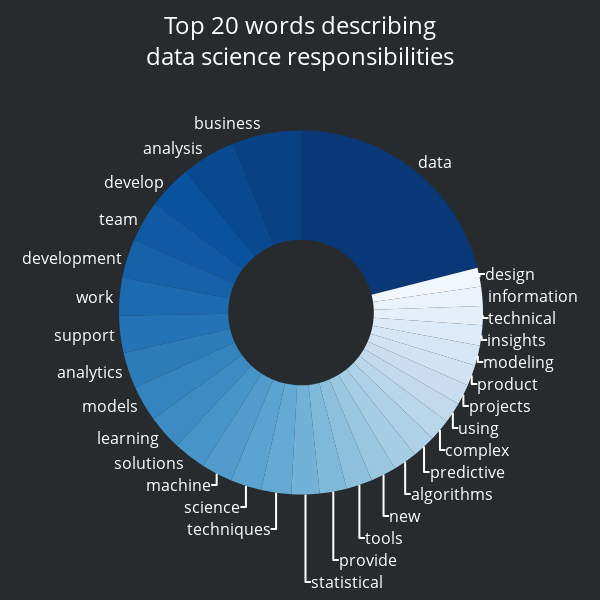

Here is the notebook cell this chart was saved with:
### Code cell
# create unique list of job types for dropdown menu
job_types = df_word_count_res['job_type'].unique().tolist()

from plotly.subplots import make_subplots
pal = list(sns.color_palette(palette='Blues_r', n_colors=30).as_hex())

# add the pie chart to the figure
fig = go.Figure(go.Pie(labels=df_word_count_res[df_word_count_res['job_type'] == job_types[1]]['word'],
                     values=df_word_count_res[df_word_count_res['job_type'] == job_types[1]]['frequency'],
                     textposition='outside', 
                     hole=.4,
                     insidetextorientation='auto',
                     hovertemplate='percent=%{percent:.0%}<br>frequency=%{value}',
                     marker=dict(colors=pal),
                     showlegend=False,
                     #title='Data Analysis',
                     texttemplate="%{label}"))

# set the layout options for the entire figure
fig.update_layout(
    title={
        'text': f"Top 20 words describing<br>data science responsibilities",
        'x': 0.50,
        'y': 0.96,
        'xanchor': 'center',
        'yanchor': 'top',
        'pad': {'r': 10, 't': 10, 'b':80},
        'font': {'size': 24}
    },
    width=600,
    height=600,
    margin=dict(t=130),
    plot_bgcolor = "#272b2e",
    paper_bgcolor = "#272b2e",
    font=dict(size = 16, color = 'white')
)

fig.show()
fig.write_html('../images/donut_chart2.html')

### Figure 1 — Plotly figure (JSON) as saved in the notebook; plotly's stock layout.template omitted (floating-point values rounded to 4 significant figures)
{"data": [{"hole": 0.4, "hovertemplate": "percent=%{percent:.0%}<br>frequency=%{value}", "insidetextorientation": "auto", "labels": ["data", "business", "analysis", "develop", "team", "development", "work", "support", "analytics", "models", "learning", "solutions", "machine", "science", "techniques", "statistical", "provide", "tools", "new", "algorithms", "predictive", "complex", "using", "projects", "product", "modeling", "insights", "technical", "information", "design"], "marker": {"colors": ["#083877", "#084184", "#084990", "#09529d", "#0f5aa3", "#1562a9", "#1c6ab0", "#2373b6", "#2c7cba", "#3484bf", "#3c8cc3", "#4695c8", "#519ccc", "#5ba3d0", "#65aad4", "#72b2d8", "#7fb9da", "#8cc0dd", "#99c7e0", "#a5cde3", "#afd1e7", "#b9d6ea", "#c3daee", "#cbdef1", "#d1e2f3", "#d7e6f5", "#ddeaf7", "#e4eff9", "#eaf3fb", "#f1f7fd"]}, "showlegend": false, "textposition": "outside", "texttemplate": "%{label}", "type": "pie", "values": [482, 140, 110, 89, 84, 79, 77, 75, 73, 73, 71, 66, 64, 63, 61, 57, 55, 53, 52, 49, 48, 44, 42, 42, 42, 41, 41, 39, 39, 38]}], "layout": {"font": {"color": "white", "size": 16}, "height": 600, "margin": {"t": 130}, "paper_bgcolor": "#272b2e", "plot_bgcolor": "#272b2e", "title": {"font": {"size": 24}, "pad": {"b": 80, "r": 10, "t": 10}, "text": "Top 20 words describing<br>data science responsibilities", "x": 0.5, "xanchor": "center", "y": 0.96, "yanchor": "top"}, "width": 600}}
